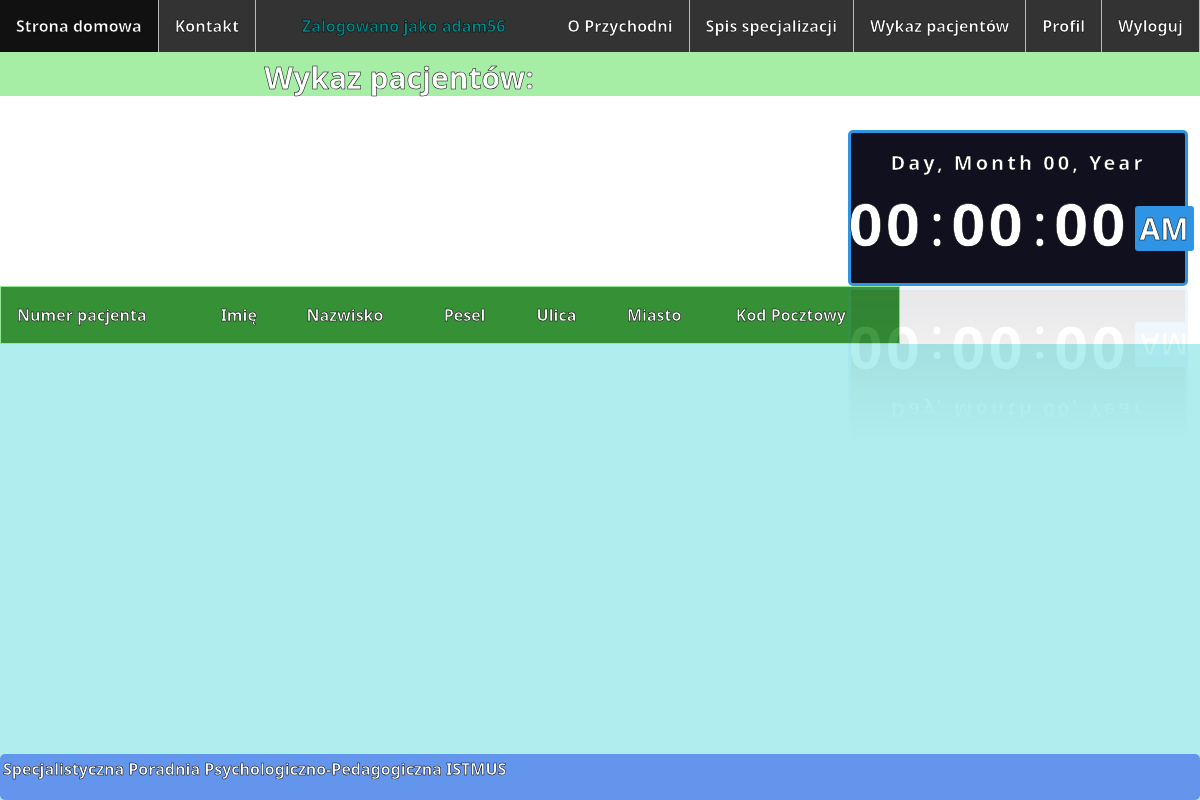
The app's page /wykazPacjentow/ (signed in), older data.
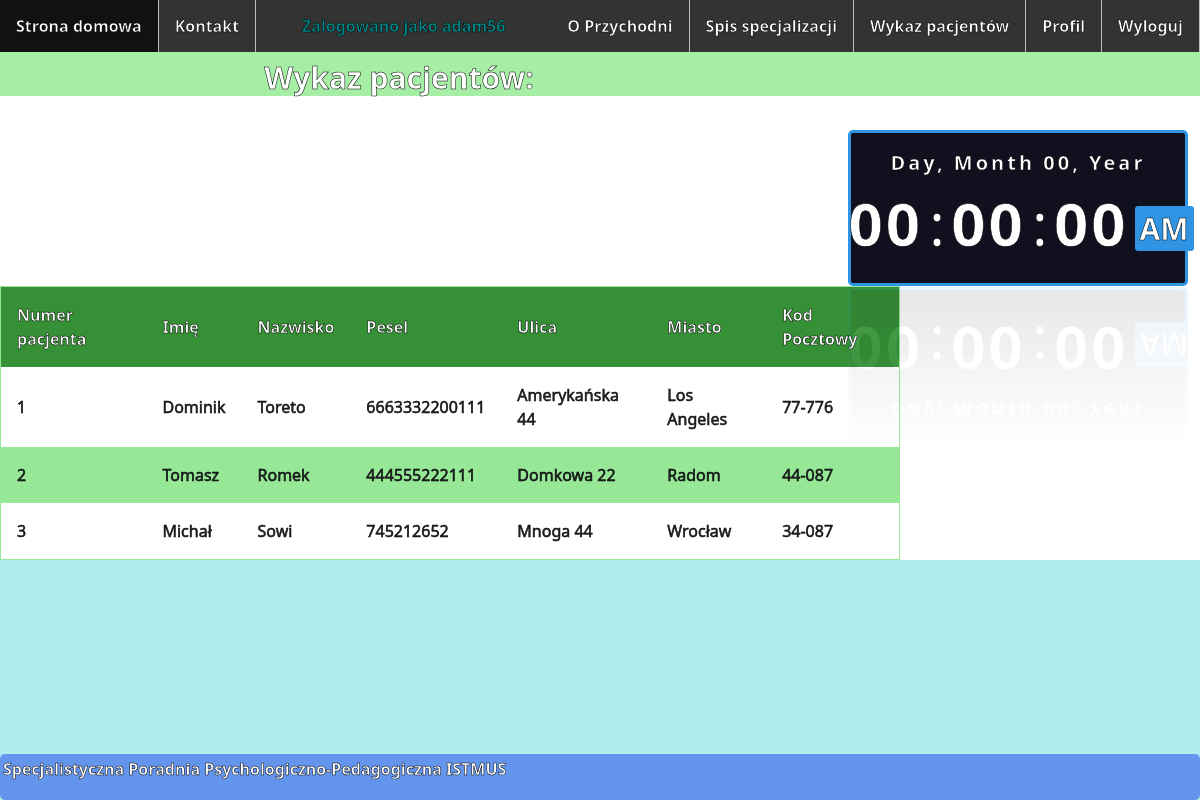
The same page, newer data.
### Przychodnia/models.py (models this page shows, shortened)
class Customer(models.Model):
    user = models.OneToOneField(User, null=True, blank=True, on_delete=models.CASCADE)
    USER_TYPES = (('ADM', 'Administrator'), ('DOC', 'Lekarz'), ('PAT', 'Pacjent'))
    userType = models.CharField(max_length=3, choices=USER_TYPES, default='PAT')
    pesel = models.IntegerField(unique=True)
    name = models.CharField(max_length=20)
    surname = models.CharField(max_length=40)
    telephoneNumber = models.IntegerField(blank=True)
    street = models.CharField(max_length=40)
    city = models.CharField(max_length=40)
    zipCode = models.CharField(max_length=6)

### Przychodnia/views.py (the view)
# urls.py: path('wykazPacjentow/', views.patientsList, name='patientsList'),
@login_required
def patientsList(request):
    reqUserType = get_object_or_404(Customer, user=request.user, userType='DOC')
    if reqUserType:
        patients = Customer.objects.filter(userType='PAT')
        return render(request, 'patientsList.html',
                      {'patients': patients})

### templates/patientsList.html (shortened to what this page needs)
{% extends 'base.html' %}
{% load bootstrap %}
{% block content %}
    <h1 id="nagłówek">Wykaz pacjentów:</h1>
    <table>
        <tr>
            <th>Numer pacjenta</th>
            <th>Imię</th>
            <th>Nazwisko</th>
            <th>Pesel</th>
            <th>Ulica</th>
            <th>Miasto</th>
            <th>Kod Pocztowy</th>
        </tr>
        {% for patient in patients %}
            <tr>
                <td>{{ forloop.counter }}</td>
                <td>{{ patient.name }}</td>
                <td>{{ patient.surname }}</td>
                <td>{{ patient.pesel }}</td>
                <td>{{ patient.street }}</td>
                <td>{{ patient.city }}</td>
                <td>{{ patient.zipCode }}</td>
            </tr>
        {% endfor %}
    </table>
{% endblock content %}

Row changes from the older to the newer data that the page shows:
added Customer: name "Dominik", surname "Toreto", pesel "6663332200111", street "Amerykańska 44", city "Los Angeles", zipCode "77-776"
added Customer: name "Tomasz", surname "Romek", pesel "444555222111", street "Domkowa 22", city "Radom", zipCode "44-087"
added Customer: name "Michał", surname "Sowi", pesel "745212652", street "Mnoga 44", city "Wrocław", zipCode "34-087"
